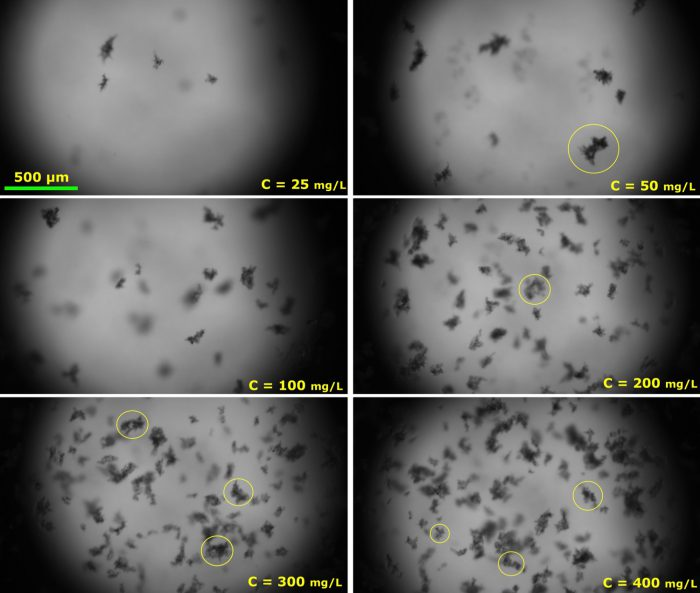
#> input picture Floc Detection in Water Treatment Process/2/Flocs-3-700x593.jpg, 700 x 593 px, found by its file name
$ python FlocDetection2.py   (older library calls are emulated)
#> lines starting #> are read from the running program, lines starting #| are printed output that depends on the picture; after the words box and inside, x2 and y2 are one past the last pixel; in counts of white or black regions, pixels touching at a corner belong together
import cv2
import numpy as np

img = cv2.imread('C:\\Users\\58050379\\PycharmProjects\\Floc Detection in Water Treatment Process\\2\\Flocs-3-700x593.jpg')
#> img is the input picture: shape (593, 700, 3); mean B, G, R 94.8, 96.2, 96.1

kernel = np.ones((7,7),np.uint8)
roi = img[: , :]
rows, cols, _ = roi.shape
#> rows = 593; cols = 700
gray_roi = cv2.cvtColor(roi, cv2.COLOR_BGR2GRAY)
#gray_roi = cv2.GaussianBlur(gray_roi, (5, 5), 0)

gray_roi = cv2.erode(gray_roi,kernel,iterations = 1)
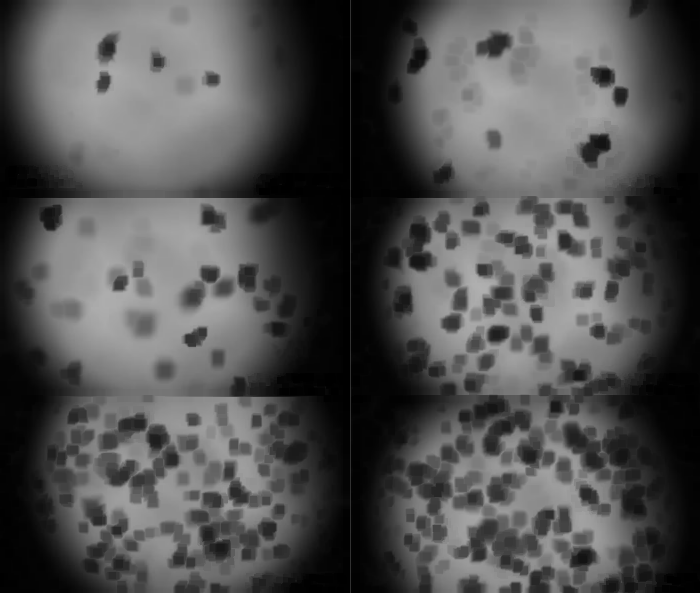
#> gray_roi: shape (593, 700); min 0, max 176, mean 79.8
#gray_roi = cv2.morphologyEx(gray_roi, cv2.MORPH_OPEN, kernel)

#_, threshold = cv2.threshold(gray_roi, 127, 255, cv2.THRESH_BINARY_INV)
_, threshold = cv2.threshold(gray_roi,255,255,cv2.THRESH_BINARY_INV+cv2.THRESH_OTSU)
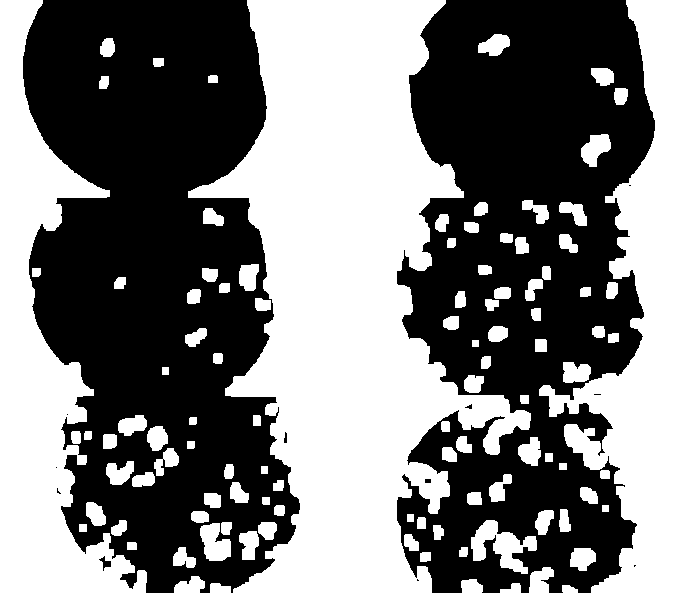
#> threshold: shape (593, 700); 48.9% white; 105 white regions
#_, threshold = cv2.adaptiveThreshold(gray_roi, 255, cv2.ADAPTIVE_THRESH_GAUSSIAN_C, cv2.THRESH_BINARY, 11, 2)

_, contours, _ = cv2.findContours(threshold, cv2.RETR_TREE, cv2.CHAIN_APPROX_SIMPLE)
#> contours = 116 contours, 7 with area under 20; largest, box (x1, y1, x2, y2) and area: (188, 0, 531, 593) 97987, (539, 0, 700, 593) 45122, (0, 0, 147, 593) 34368, (471, 520, 537, 574) 1518, (200, 523, 231, 561) 750
#contours = sorted(contours, key=lambda x: cv2.contourArea(x), reverse=True)

count = 0
for cnt in contours:
    (x, y, w, h) = cv2.boundingRect(cnt)
    area = w*h
    if area < 4000:
        count = count+1
        cv2.drawContours(roi, [cnt], -1, (0, 0, 255), 1)
#> this loop made 116 passes
#> (cnt, x, y, w, h, area) on passes 15, 22, 26, 38, 40, 42, 58: ([[79, 524], [79, 531], [86, 531], [86, 524]], 79, 524, 8, 8, 64), ([[407, 514], [407, 521], [413, 521], [413, 514]], 407, 514, 7, 8, 56), ([[602, 505], [602, 511], [608, 511], [608, 505]], 602, 505, 7, 7, 49), ([[261, 466], [261, 473], [267, 473], [267, 466]], 261, 466, 7, 8, 56), ([[559, 463], [559, 469], [566, 469], [566, 463]], 559, 463, 8, 7, 56), ([[545, 453], [545, 461], [552, 461], [552, 453]], 545, 453, 8, 9, 72), ([[162, 367], [162, 374], [168, 374], [168, 367]], 162, 367, 7, 8, 56)
#> (x, y, w, h, area) on passes 1 to 6: (562, 585, 16, 8, 128), (500, 583, 21, 10, 210), (210, 583, 21, 10, 210), (461, 579, 22, 14, 308), (174, 576, 31, 17, 527), (529, 567, 25, 26, 650)
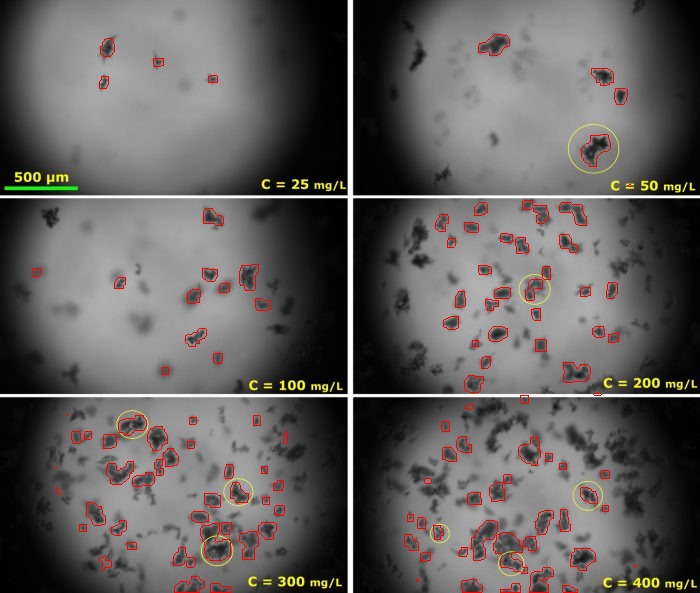
#> roi: shape (593, 700, 3); 1.36% of pixels changed, all inside (x1, y1, x2, y2) = (32, 34, 637, 593)
#> after the loop, count = 113
        #cv2.rectangle(roi, (x, y), (x + w, y + h), (255, 0, 0), 2)

cv2.rectangle(roi, (0, 0), (200, 30), (255,255,255), -1)
cv2.putText(roi,'Number of Floc : ' + str(count),
        (10,20),                  # bottomLeftCornerOfText
        cv2.FONT_HERSHEY_SIMPLEX, # font
        0.5,                      # fontScale
        (0,0,0),                  # fontColor
        1)                        # lineType
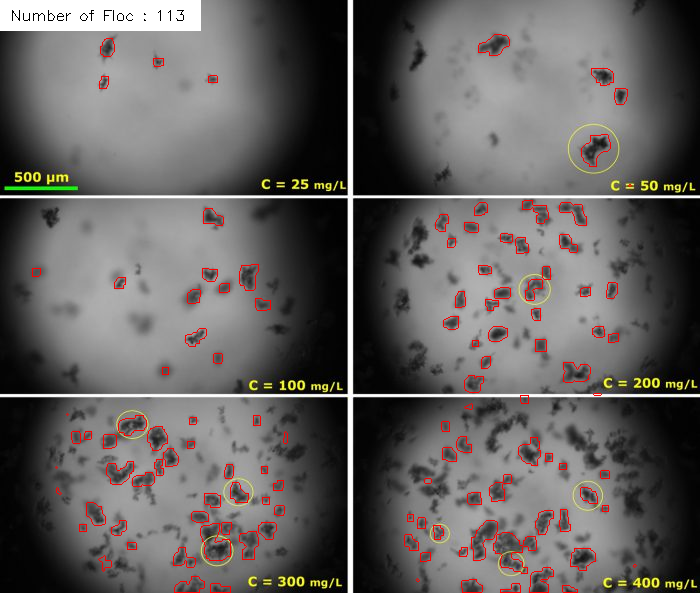
#> roi: shape (593, 700, 3); mean B, G, R 94.9, 96.3, 99.7

cv2.imshow("Threshold", threshold)
#cv2.imshow("gray roi", gray_roi)
cv2.imshow("Roi", roi)

cv2.waitKey(0)
cv2.destroyAllWindows()

def draw_text_on_image(img_draw, count_yellow, count_orange):
    cv2.rectangle(img_draw, (0, 0), (500, 120), (0,0,0), -1)
    cv2.putText(img_draw,'Orange Count : ' + str(count_orange),
        (10,50),                  # bottomLeftCornerOfText
        cv2.FONT_HERSHEY_SIMPLEX, # font
        1.5,                      # fontScale
        (0,255,255),            # fontColor
        2)                        # lineType
    cv2.putText(img_draw,'Yellow Count : ' + str(count_yellow),
        (10,100),                  # bottomLeftCornerOfText
        cv2.FONT_HERSHEY_SIMPLEX, # font
        1.5,                      # fontScale
        (0,255,255),            # fontColor
        2)                        # lineType
    return img_draw
